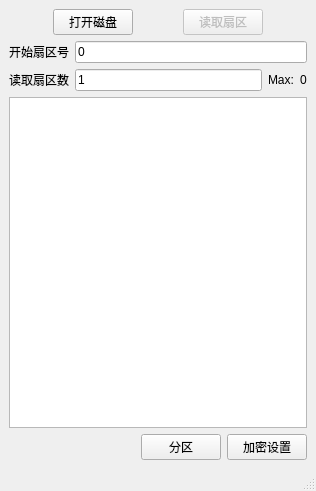
<?xml version="1.0" encoding="UTF-8"?>
<ui version="4.0">
 <class>SafeUTool</class>
 <widget class="QMainWindow" name="SafeUTool">
  <property name="geometry">
   <rect>
    <x>0</x>
    <y>0</y>
    <width>316</width>
    <height>491</height>
   </rect>
  </property>
  <property name="windowTitle">
   <string>隐藏区管理工具</string>
  </property>
  <widget class="QWidget" name="centralwidget">
   <layout class="QVBoxLayout" name="verticalLayout">
    <item>
     <layout class="QHBoxLayout" name="horizontalLayout_6">
      <item>
       <spacer name="horizontalSpacer_5">
        <property name="orientation">
         <enum>Qt::Horizontal</enum>
        </property>
        <property name="sizeHint" stdset="0">
         <size>
          <width>40</width>
          <height>20</height>
         </size>
        </property>
       </spacer>
      </item>
      <item>
       <widget class="QPushButton" name="pbGetCap">
        <property name="text">
         <string>打开磁盘</string>
        </property>
       </widget>
      </item>
      <item>
       <spacer name="horizontalSpacer_6">
        <property name="orientation">
         <enum>Qt::Horizontal</enum>
        </property>
        <property name="sizeHint" stdset="0">
         <size>
          <width>40</width>
          <height>20</height>
         </size>
        </property>
       </spacer>
      </item>
      <item>
       <widget class="QPushButton" name="pbReadSector">
        <property name="enabled">
         <bool>false</bool>
        </property>
        <property name="text">
         <string>读取扇区</string>
        </property>
       </widget>
      </item>
      <item>
       <spacer name="horizontalSpacer_7">
        <property name="orientation">
         <enum>Qt::Horizontal</enum>
        </property>
        <property name="sizeHint" stdset="0">
         <size>
          <width>40</width>
          <height>20</height>
         </size>
        </property>
       </spacer>
      </item>
     </layout>
    </item>
    <item>
     <layout class="QHBoxLayout" name="horizontalLayout_9">
      <item>
       <widget class="QLabel" name="label_3">
        <property name="text">
         <string>开始扇区号</string>
        </property>
       </widget>
      </item>
      <item>
       <widget class="QLineEdit" name="leStartSector">
        <property name="text">
         <string>0</string>
        </property>
       </widget>
      </item>
     </layout>
    </item>
    <item>
     <layout class="QHBoxLayout" name="horizontalLayout_10">
      <item>
       <widget class="QLabel" name="label_4">
        <property name="text">
         <string>读取扇区数</string>
        </property>
       </widget>
      </item>
      <item>
       <widget class="QLineEdit" name="leSectorNumber">
        <property name="text">
         <string>1</string>
        </property>
       </widget>
      </item>
      <item>
       <widget class="QLabel" name="label">
        <property name="text">
         <string>Max:</string>
        </property>
       </widget>
      </item>
      <item>
       <widget class="QLabel" name="lbMax">
        <property name="text">
         <string>0</string>
        </property>
       </widget>
      </item>
     </layout>
    </item>
    <item>
     <widget class="QTextEdit" name="teData"/>
    </item>
    <item>
     <layout class="QHBoxLayout" name="horizontalLayout_7">
      <item>
       <spacer name="horizontalSpacer_8">
        <property name="orientation">
         <enum>Qt::Horizontal</enum>
        </property>
        <property name="sizeHint" stdset="0">
         <size>
          <width>40</width>
          <height>20</height>
         </size>
        </property>
       </spacer>
      </item>
      <item>
       <widget class="QPushButton" name="pbPartition">
        <property name="text">
         <string>分区</string>
        </property>
       </widget>
      </item>
      <item>
       <widget class="QPushButton" name="pbCryptoConfig">
        <property name="text">
         <string>加密设置</string>
        </property>
       </widget>
      </item>
     </layout>
    </item>
   </layout>
  </widget>
  <widget class="QMenuBar" name="menubar">
   <property name="geometry">
    <rect>
     <x>0</x>
     <y>0</y>
     <width>316</width>
     <height>22</height>
    </rect>
   </property>
  </widget>
  <widget class="QStatusBar" name="statusbar"/>
 </widget>
 <resources/>
 <connections>
  <connection>
   <sender>pbPartition</sender>
   <signal>clicked()</signal>
   <receiver>SafeUTool</receiver>
   <slot>sltPartition()</slot>
   <hints>
    <hint type="sourcelabel">
     <x>186</x>
     <y>451</y>
    </hint>
    <hint type="destinationlabel">
     <x>117</x>
     <y>464</y>
    </hint>
   </hints>
  </connection>
  <connection>
   <sender>pbCryptoConfig</sender>
   <signal>clicked()</signal>
   <receiver>SafeUTool</receiver>
   <slot>sltCryptoConfig()</slot>
   <hints>
    <hint type="sourcelabel">
     <x>273</x>
     <y>445</y>
    </hint>
    <hint type="destinationlabel">
     <x>248</x>
     <y>463</y>
    </hint>
   </hints>
  </connection>
  <connection>
   <sender>pbGetCap</sender>
   <signal>clicked()</signal>
   <receiver>SafeUTool</receiver>
   <slot>sltGetCap()</slot>
   <hints>
    <hint type="sourcelabel">
     <x>92</x>
     <y>45</y>
    </hint>
    <hint type="destinationlabel">
     <x>32</x>
     <y>39</y>
    </hint>
   </hints>
  </connection>
  <connection>
   <sender>pbReadSector</sender>
   <signal>clicked()</signal>
   <receiver>SafeUTool</receiver>
   <slot>sltReadSector()</slot>
   <hints>
    <hint type="sourcelabel">
     <x>227</x>
     <y>49</y>
    </hint>
    <hint type="destinationlabel">
     <x>287</x>
     <y>44</y>
    </hint>
   </hints>
  </connection>
 </connections>
 <slots>
  <slot>sltPartition()</slot>
  <slot>sltGetCap()</slot>
  <slot>sltReadSector()</slot>
  <slot>sltCryptoConfig()</slot>
 </slots>
</ui>
